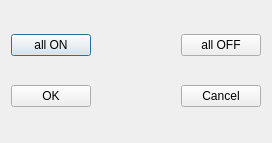
<?xml version="1.0" encoding="UTF-8"?>
<ui version="4.0">
 <class>ColPairSwitch</class>
 <widget class="QDialog" name="ColPairSwitch">
  <property name="geometry">
   <rect>
    <x>0</x>
    <y>0</y>
    <width>272</width>
    <height>143</height>
   </rect>
  </property>
  <property name="windowTitle">
   <string>Column Pair Switch</string>
  </property>
  <layout class="QVBoxLayout">
   <property name="spacing">
    <number>6</number>
   </property>
   <property name="margin">
    <number>11</number>
   </property>
   <item>
    <layout class="QVBoxLayout">
     <item>
      <layout class="QHBoxLayout">
       <property name="spacing">
        <number>6</number>
       </property>
       <property name="margin">
        <number>0</number>
       </property>
      </layout>
     </item>
     <item>
      <layout class="QHBoxLayout">
       <item>
        <widget class="QPushButton" name="allOnButton">
         <property name="text">
          <string>all ON</string>
         </property>
        </widget>
       </item>
       <item>
        <spacer name="Spacer1_2">
         <property name="orientation">
          <enum>Qt::Horizontal</enum>
         </property>
         <property name="sizeType">
          <enum>QSizePolicy::Expanding</enum>
         </property>
         <property name="sizeHint" stdset="0">
          <size>
           <width>45</width>
           <height>16</height>
          </size>
         </property>
        </spacer>
       </item>
       <item>
        <widget class="QPushButton" name="allOffButton">
         <property name="text">
          <string>all OFF</string>
         </property>
        </widget>
       </item>
      </layout>
     </item>
     <item>
      <layout class="QHBoxLayout">
       <item>
        <widget class="QPushButton" name="PushButton4">
         <property name="text">
          <string>OK</string>
         </property>
        </widget>
       </item>
       <item>
        <spacer name="Spacer1">
         <property name="orientation">
          <enum>Qt::Horizontal</enum>
         </property>
         <property name="sizeType">
          <enum>QSizePolicy::Expanding</enum>
         </property>
         <property name="sizeHint" stdset="0">
          <size>
           <width>45</width>
           <height>16</height>
          </size>
         </property>
        </spacer>
       </item>
       <item>
        <widget class="QPushButton" name="PushButton5">
         <property name="text">
          <string>Cancel</string>
         </property>
        </widget>
       </item>
      </layout>
     </item>
    </layout>
   </item>
  </layout>
 </widget>
 <layoutdefault spacing="6" margin="11"/>
 <pixmapfunction>qPixmapFromMimeSource</pixmapfunction>
 <resources/>
 <connections>
  <connection>
   <sender>PushButton5</sender>
   <signal>clicked()</signal>
   <receiver>ColPairSwitch</receiver>
   <slot>reject()</slot>
   <hints>
    <hint type="sourcelabel">
     <x>20</x>
     <y>20</y>
    </hint>
    <hint type="destinationlabel">
     <x>20</x>
     <y>20</y>
    </hint>
   </hints>
  </connection>
  <connection>
   <sender>PushButton4</sender>
   <signal>clicked()</signal>
   <receiver>ColPairSwitch</receiver>
   <slot>accept()</slot>
   <hints>
    <hint type="sourcelabel">
     <x>20</x>
     <y>20</y>
    </hint>
    <hint type="destinationlabel">
     <x>20</x>
     <y>20</y>
    </hint>
   </hints>
  </connection>
 </connections>
</ui>
